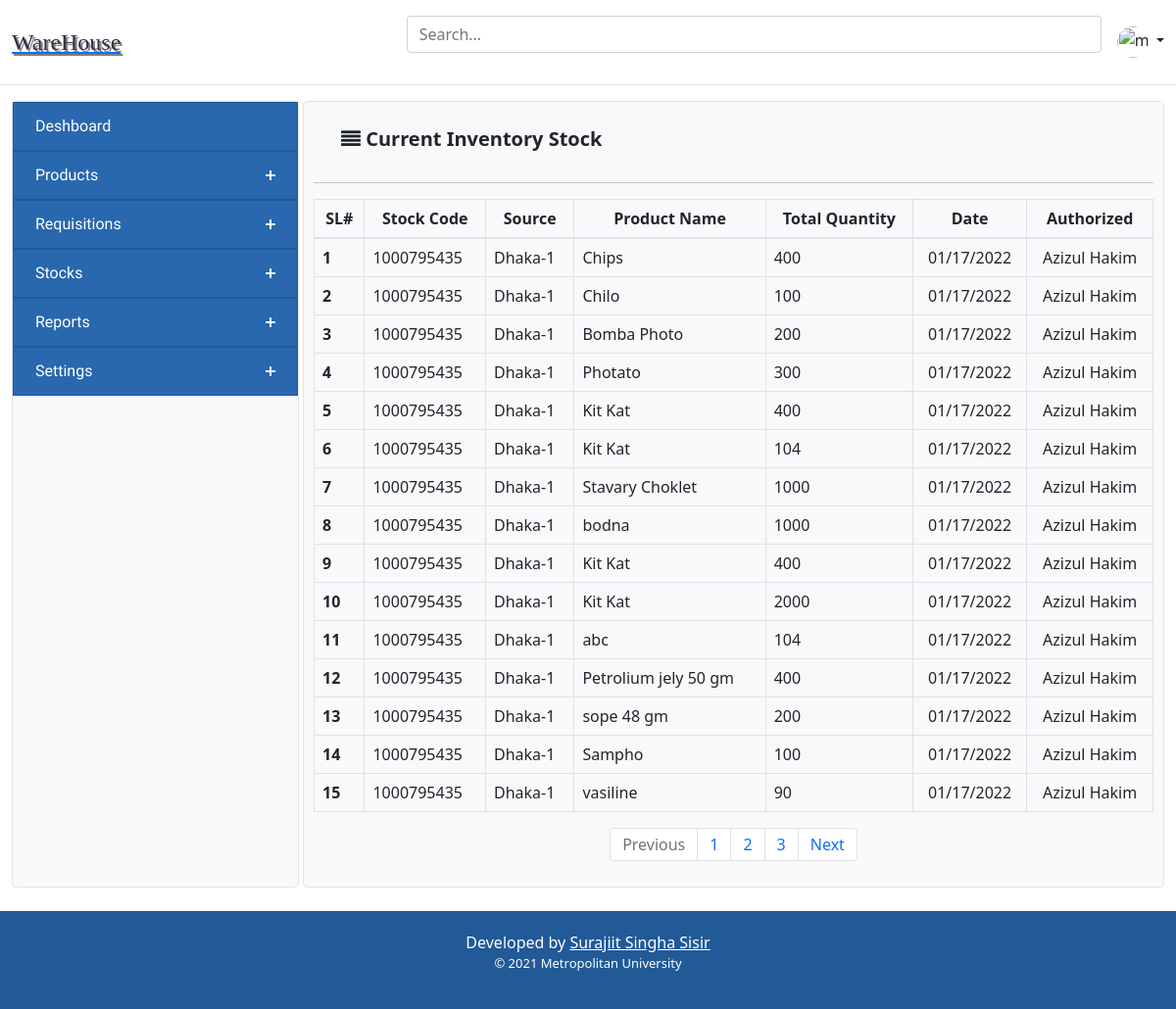
Before: /index.php/stock_controller/view_stock_index with the older database file.
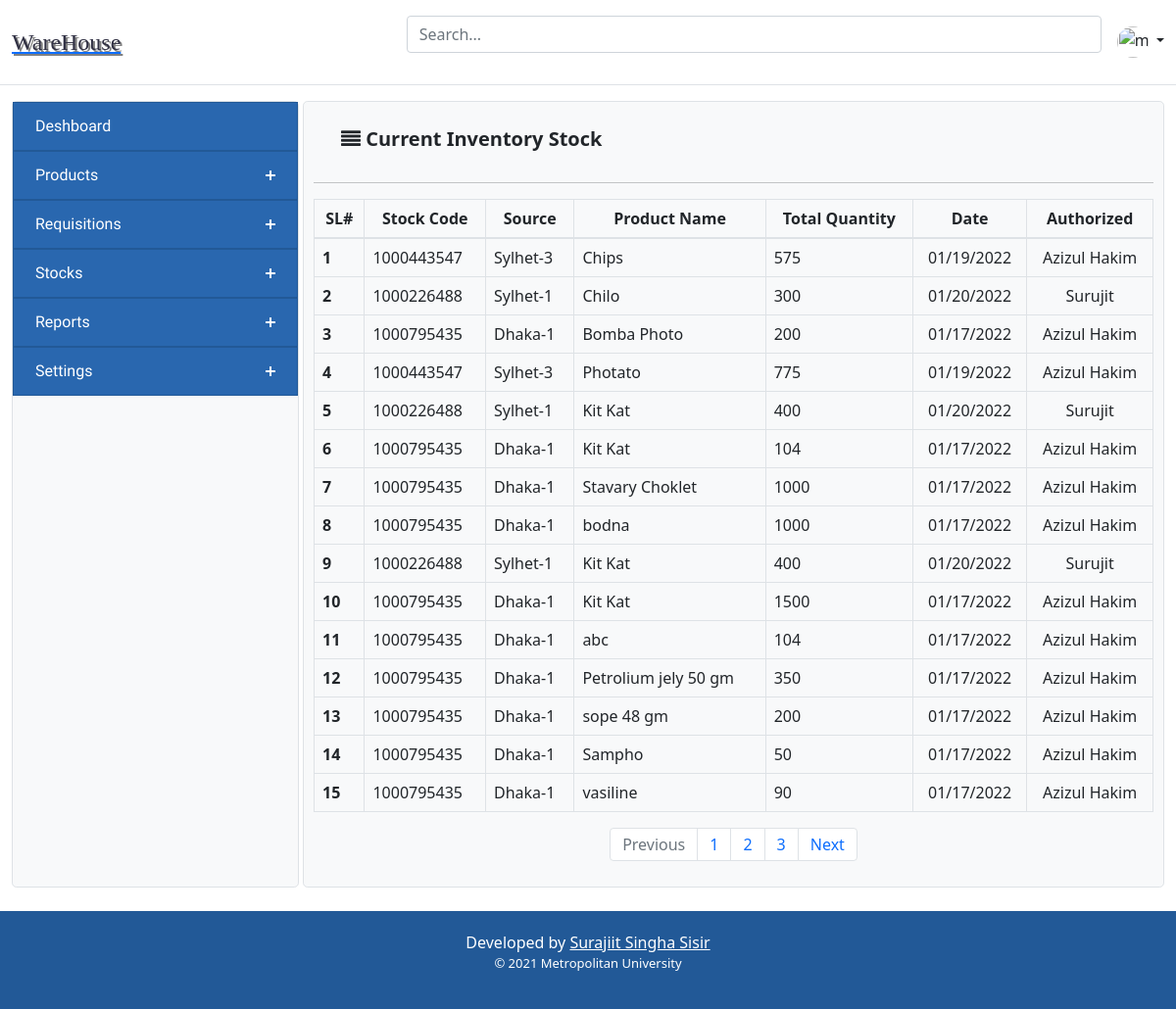
After: the same page with the newer database file.
### tables this page shows
CREATE TABLE `table_stock_product` (
  `id` int(11) NOT NULL,
  `product_name` varchar(255) NOT NULL,
  `quantity` double NOT NULL,
  `stock` double NOT NULL,
  `carton` double NOT NULL,
  `remark` double NOT NULL,
  `aria_office` varchar(250) NOT NULL,
  `date` varchar(50) NOT NULL,
  `requestBy` varchar(250) NOT NULL,
  `chalanId` varchar(50) NOT NULL,
  `created` timestamp NOT NULL DEFAULT current_timestamp()
);

### application/controllers/Stock_Controller.php (called while the page is built, shortened)
<?php
class Stock_Controller extends CI_Controller {
	public function __construct(){
		$this->load->helper(array('form', 'url'));
        $this->load->library('form_validation');
		$this->load->model('Product_Model');
        $this->load->model('Stock_model');
	}
    public function view_stock_index(){
        $data['header_src'] = $this->load->view('inc/header_src', '', true);
        $data['header'] = $this->load->view('inc/header', '', true);
        $data['sidebar'] = $this->load->view('inc/sidebar', '', true);
        $data['footer'] = $this->load->view('inc/footer', '', true);
        $data['Stock_data'] = $this->Stock_model->selectAll();
        $this->load->view('Componants/Stock_view', $data);
    }
}

### index.php (called while the page is built, shortened)
<?php
require_once BASEPATH.'core/CodeIgniter.php';

### application/models/Stock_model.php (called while the page is built, shortened)
<?php
    class Stock_model extends CI_Model {
        public function selectAll(){
            $query = $this->db->query("select * from table_stock_product order by id DESC");
            return $query->result();
        }
}
?>

### application/views/Componants/Stock_view.php (the view)
<?= $header_src;?>
<main>
<?= $header; ?>
<div class="container-fluid pb-4">
  <div class="d-grid gap-1" style="grid-template-columns: 1fr 3fr;"> <?= $sidebar;?> <div class="bg-light border rounded-3">
      <div class="maintag">
<nav class="navbar navbar-inverse">
    <div class="container-fluid">
        <div class="navbar-header">
            <span class="navbar-brand"><i class="fa fa-align-justify"></i><b> Current Inventory Stock</b></span>
        </div>
    </div>
</nav>
<hr />
<table class="table table-hover table-bordered">
    <thead>
        <tr align="center">
            <th scope="col">SL#</th>
            <th scope="col">Stock Code</th>
            <th scope="col">Source</th>
            <th scope="col">Product Name</th>
            <th scope="col">Total Quantity</th>
            <th scope="col">Date</th>
            <th scope="col">Authorized</th>
        </tr>
    </thead>
    <tbody class="align-items-center">
        <?php
            $count = 0;
             foreach($Stock_data as $val_stock){
        ?>
        <tr>
            <th scope="row"><?= ++$count?></th>
            <td><?= $val_stock->chalanId?></td>
            <td><?= $val_stock->aria_office ?></td>
            <td><?= $val_stock->product_name?></td>
            <td><?= $val_stock->stock;?></td>
            <td align="center"><?= $val_stock->date?></td>
            <td align="center"><?= $val_stock->requestBy?></td>
        </tr>
        <?php }?>
    </tbody>
</table>
<nav aria-label="Page navigation example">
    <ul class="pagination justify-content-center">
      <li class="page-item disabled">
        <a class="page-link" href="#" tabindex="-1">Previous</a>
      </li>
      <li class="page-item"><a class="page-link" href="#">1</a></li>
      <li class="page-item"><a class="page-link" href="#">2</a></li>
      <li class="page-item"><a class="page-link" href="#">3</a></li>
      <li class="page-item">
        <a class="page-link" href="#">Next</a>
      </li>
    </ul>
  </nav>
</div>
  </div>
</div>
</div>
  </main>
</body>
<?= $footer; ?>

### application/views/inc/header_src.php (shortened to what this page needs)
<head>
    <link rel="stylesheet" href="https://maxcdn.bootstrapcdn.com/bootstrap/4.5.2/css/bootstrap.min.css">
    <link rel="stylesheet"
        href="https://cdnjs.cloudflare.com/ajax/libs/bootstrap-datepicker/1.4.1/css/bootstrap-datepicker3.css" />
    <link href="https://gitcdn.github.io/bootstrap-toggle/2.2.2/css/bootstrap-toggle.min.css" rel="stylesheet">
    <link rel="stylesheet" href="https://formden.com/static/cdn/bootstrap-iso.css" />
    <link rel="stylesheet" href="https://cdnjs.cloudflare.com/ajax/libs/font-awesome/4.7.0/css/font-awesome.min.css">
    <link rel="stylesheet"
        href="https://cdnjs.cloudflare.com/ajax/libs/bootstrap-datetimepicker/4.17.37/css/bootstrap-datetimepicker.min.css"
 />
    <link href="https://cdn.jsdelivr.net/npm/bootstrap@5.1.3/dist/css/bootstrap.min.css" rel="stylesheet">
    <link href="css/newProducts.css" rel="stylesheet">
  <link href="https://cdn.jsdelivr.net/npm/bootstrap@5.1.3/dist/css/bootstrap.min.css" rel="stylesheet">
  <link href="<?= base_url('assets/css/style.css')?>" rel="stylesheet">
  <link href="<?= base_url('assets/css/newProducts.css')?>" rel="stylesheet">
  <link href="<?= base_url('assets/css/viewProducts.css')?>" rel="stylesheet">
</head>

### application/views/inc/header.php (shortened to what this page needs)
<header class="py-3 mb-3 border-bottom">
      <div class="container-fluid d-grid gap-3 align-items-center" style="grid-template-columns: 1fr 2fr;">
        <a href="#">
        <div class="d-flex" style="font-size: x-large; font-family: fantasy; color: rgb(48, 48, 67); text-shadow: 2px 2px gray;">WareHouse</div>
        </a>
        <div class="d-flex align-items-center">
          <form class="w-100 me-3">
            <input type="search" class="form-control" placeholder="Search..." aria-label="Search">
          </form>
          <div class="flex-shrink-0 dropdown">
            <a href="#" class="d-block link-dark text-decoration-none dropdown-toggle" id="dropdownUser2"
              data-bs-toggle="dropdown" aria-expanded="false">
              <img src="https://github.com/mdo.png" alt="mdo" width="32" height="32" class="rounded-circle">
            </a>
          </div>
        </div>
      </div>
    </header>

### application/views/inc/sidebar.php (shortened to what this page needs)
<div class="bg-light border rounded-3">
                    <div id='cssmenu'>
                        <ul>
                            <li class='active'><a href="<?= base_url()?>homepage">Deshboard</a></li>
                            <li class='has-sub'><a href='#'>Products</a>
                            </li>
                        </ul>
                        <li class='has-sub'><a href='#'>Requisitions</a>
                        </li>
                        <li class='has-sub'><a href='#'>Stocks</a>
                        </li>
                        <li class='has-sub'><a href='#'>Reports</a>
                        </li>
                        <li class='has-sub'><a href='#'>Settings</a>
                        </li>
                    </div>
                    <br><br><br><br><br><br><br><br><br><br>
                </div>

### application/views/inc/footer.php (shortened to what this page needs)
<footer class="footerCSS">
  Developed by <a href="http://facebook.com/SurajitSinghaSisir">Surajiit Singha Sisir</a>
  <p class="footerCSScopyright">&copy; 2021 Metropolitan University
  </p>
</footer>
</html>

### assets/css/newProducts.css (style rules this page uses)
.maintag { padding-top: 10px; padding-bottom: 10px; padding-left: 10px; padding-right: 10px; }

### assets/css/style.css (style rules this page uses)
#cssmenu, #cssmenu ul, #cssmenu ul li, #cssmenu ul li a { margin: 0; padding: 0; border: 0; list-style: none; line-height: 1; display: block; position: relative; -webkit-box-sizing: border-box; -moz-box-sizing: border-box; box-sizing: border-box; }
#cssmenu { width: auto; font-family: Raleway, sans-serif; color: #ffffff; }
#cssmenu>ul>li>a { padding: 16px 22px; cursor: pointer; z-index: 2; font-size: 16px; text-decoration: none; color: #ffffff; background: #2967af; -webkit-transition: color .2s ease; -o-transition: color .2s ease; transition: color .2s ease; border: 1px solid #225997; }
#cssmenu ul>li.has-sub>a:after { position: absolute; right: 26px; top: 19px; z-index: 5; display: block; height: 10px; width: 2px; background: #ffffff; content: ""; -webkit-transition: all 0.1s ease-out; -moz-transition: all 0.1s ease-out; -ms-transition: all 0.1s ease-out; -o-transition: all 0.1s ease-out; transition: all 0.1s ease-out; }
#cssmenu ul>li.has-sub>a:before { position: absolute; right: 22px; top: 23px; display: block; width: 10px; height: 2px; background: #ffffff; content: ""; -webkit-transition: all 0.1s ease-out; -moz-transition: all 0.1s ease-out; -ms-transition: all 0.1s ease-out; -o-transition: all 0.1s ease-out; transition: all 0.1s ease-out; }
.footerCSS { padding: 20px; background-color: #225997; text-align: center; color: white; }
.footerCSS a { color: white; }
.footerCSScopyright { font-size: small; }

Changed rows visible on the page:
changed table_stock_product "Chips": chalanId "1000795435" → "1000443547"; aria_office "Dhaka-1" → "Sylhet-3"; stock "400" → "575"; date "01/17/2022" → "01/19/2022"
changed table_stock_product "Chilo": chalanId "1000795435" → "1000226488"; aria_office "Dhaka-1" → "Sylhet-1"; stock "100" → "300"; date "01/17/2022" → "01/20/2022"; requestBy "Azizul Hakim" → "Surujit"
changed table_stock_product "Photato": chalanId "1000795435" → "1000443547"; aria_office "Dhaka-1" → "Sylhet-3"; stock "300" → "775"; date "01/17/2022" → "01/19/2022"
changed table_stock_product (number 5 of 15 on the later page): chalanId "1000795435" → "1000226488"; aria_office "Dhaka-1" → "Sylhet-1"; date "01/17/2022" → "01/20/2022"; requestBy "Azizul Hakim" → "Surujit"
changed table_stock_product (number 9 of 15 on the later page): chalanId "1000795435" → "1000226488"; aria_office "Dhaka-1" → "Sylhet-1"; date "01/17/2022" → "01/20/2022"; requestBy "Azizul Hakim" → "Surujit"
changed table_stock_product (number 10 of 15 on the later page): stock "2000" → "1500"
changed table_stock_product "Petrolium jely 50 gm": stock "400" → "350"
changed table_stock_product "Sampho": stock "100" → "50"
